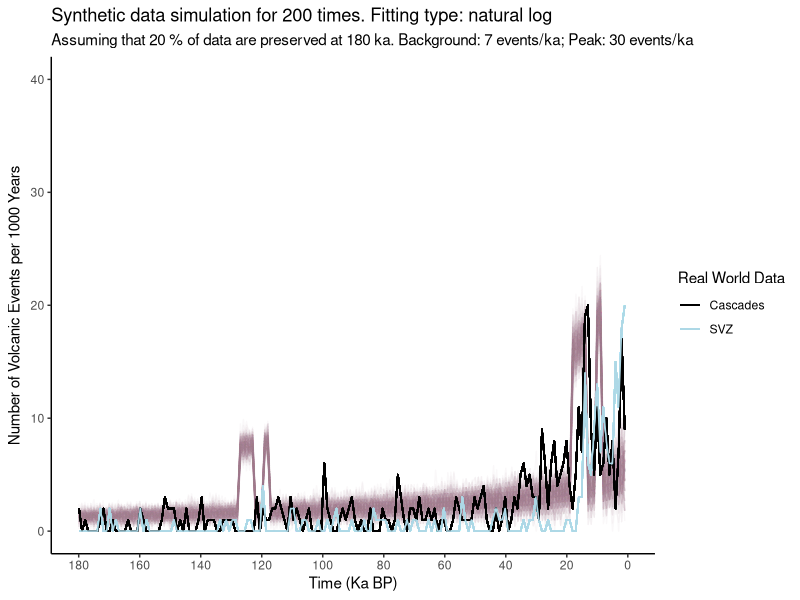

Source code (R):
## ---- chunk 1
knitr::opts_chunk$set(echo = FALSE, warning=FALSE, message=FALSE)

## ---- chunk 2
synthetic_gen <- function(background, background_sd, peak, peak_sd, ar_uncertainty, degla1_begin, degla1_end, degla2_begin, degla2_end, small, gap){
  
  bg <- background
  pk <- peak
  bgsd <- background_sd
  pksd <- peak_sd
  t1 <- degla1_begin
  t2 <- degla1_end
  t3 <- degla2_begin
  t4 <- degla2_end
  gap <- as.integer(gap)
  
  library(ggplot2)
  
  # Initiating a new data.frame for the synthetic data
  syn <- data.frame(ka = c(1:180))
  syn$yearsBP <- NA
  for (i in 1:nrow(syn)){
    syn$yearsBP[i] <- syn$ka[i] * 1000
  }
  
  # Generating the synthetic data
  # method:
  # 1) Background noise = 5 +/- 4;
  #    The variation is based on the normal distribution
  #    using rnorm(1, mean=5, sd=2) function with as.integer()function
  #    which is: as.integer(rnorm(1, mean=5, sd=2))
  # 2) Peaks at interglacial periods:
  #    when ka -> (14, 18) OR (123, 127)
  # 3) Data at peaks = 30 +/- 5
  #    which is: as.integer(rnorm(1, mean=30, sd=2.5))
  syn$events <- NA
  
  if(small==1){
      for (i in 1:nrow(syn)){
        if(isTRUE(i>=t4 && i<=t3) || isTRUE(i>=t2 && i<=t1)){
            syn$events[i] <- as.integer(rnorm(1, mean=pk, sd=pksd))
            if(syn$events[i] < 0){
              syn$events[i] <- 0
            }
        } else if(isTRUE(i>=(t4-gap) && i<=(t4-gap+1)) || isTRUE(i>=(t2-gap) && i<=(t2-gap+1))){
            syn$events[i] <- as.integer(rnorm(1, mean=pk, sd=pksd))
            if(syn$events[i] < 0){
              syn$events[i] <- 0
            }
        } else {
            syn$events[i] <- as.integer(rnorm(1, mean=bg, sd=bgsd))
            if(syn$events[i] < 0){
              syn$events[i] <- 0
            }
        }
    }
  } else {
    for (i in 1:nrow(syn)){
        if(isTRUE(i>=t4 && i<=t3) || isTRUE(i>=t2 && i<=t1)){
            syn$events[i] <- as.integer(rnorm(1, mean=pk, sd=2.5))
            if(syn$events[i] < 0){
              syn$events[i] <- 0
            }
        } else {
            syn$events[i] <- as.integer(rnorm(1, mean=bg, sd=2))
            if(syn$events[i] < 0){
              syn$events[i] <- 0
            }
        }
    }
  }
  
  # generating temporal uncertainty up to 10% for Argon dating
  for (i in 2:(nrow(syn)-1)){
    x <- runif(1,0,1)
    if(x < ar_uncertainty/2){
      syn$events[i-1] <- syn$events[i-1] * (1 + ar_uncertainty/2)
      syn$events[i] <-  syn$events[i] * (1 - ar_uncertainty/2)
      if(syn$events[i] < 0){
        syn$events[i] <- 0
      }
    } else if (x > (1 - ar_uncertainty/2)) {
      syn$events[i] <- syn$events[i] * (1 + ar_uncertainty/2)
      syn$events[i+1] <-  syn$events[i+1] * (1 - ar_uncertainty/2)
      if(syn$events[i+1] < 0){
        syn$events[i+1] <- 0
      }
    }
  }
  
  
  # plot to see the synthetic data
  
  plot <- ggplot()+
    geom_line(data=syn, aes(x=syn$ka, y=syn$events))+
    scale_x_reverse(limits = c(180, 0),breaks = scales::pretty_breaks(n = 18)) +
    ggtitle("Synthetic data") +
    theme(panel.grid.major = element_blank(), panel.grid.minor = element_blank(),
          panel.background = element_blank(), axis.line = element_line(colour = "black"))+
    labs(y = "Events",
         x = "Ka")
  
  plot
  
  return(syn)
}

## ---- chunk 3
mc_syn <- function(type, p, run, background, background_sd, peak, peak_sd, ar_uncertainty, degla1_begin, degla1_end, degla2_begin, degla2_end, small, gap, plot){
  
  require(stringdist)
  
  #df <- syn
  #p <- 0.1
  #run <- 100
  
  
  bg <- background
  pk <- peak
  bgsd <- background_sd
  pksd <- peak_sd
  t1 <- degla1_begin
  t2 <- degla1_end
  t3 <- degla2_begin
  t4 <- degla2_end
  #type <-"linear"
  cascades<-read.csv(file="realData/cascades_simp.csv", header=TRUE, sep=",")
  svz<-read.csv(file="realData/svz_simp.csv", header=TRUE, sep=",")
  
  # Initiating the output data frame
  output <- data.frame(ka = c(1:180))
  
  if(type %in% "linear"){
    
    for(mc in 1:run){
      # generate a new synthetic dataset
      df <- synthetic_gen(bg, bgsd, pk, pksd, ar_uncertainty, t1, t2, t3, t4, small, gap)
      
      # calculate the number of events preserved in each time period
      output$nextrun <- NA
      df$prob <- NA
      
      # In the linear case, the fitting curve y = kx + b passes through (0,1) and (180, p)
      # Therefore:
      # b = 1 and 180k + 1 = p
      # solve: k = (p-1)/180
      # And the curve is: y = (p-1) * x / 180 + 1 where y is the prob and x is ka
      # And the number of preserved events is y * df$events[i]
      
      for (i in 1:nrow(output)){
        df$prob[i] <- (p-1) * df$ka[i] / 180 + 1
        output$nextrun[i] <- ((p-1) * output$ka[i] / 180 + 1) * df$events[i]
      }

      
      # set the column name
      names(output)[mc+1] <- paste("Simu",toString(mc), sep = " ", collapse = NULL)

    }
    # plot
    
    if(plot==0){
        maint <- paste("Synthetic data simulation for", toString(run), "times. Fitting type:", type)
        subt <- paste("Assuming that", toString(p*100), "% of data are preserved at 180 ka. Background:", toString(bg), "events/ka; Peak:", toString(pk), "events/ka")
        last <- run + 1
        plot <- ggplot()
        for(i in 2:last){
              gg.data <- data.frame(Time=output[,1], Events=output[,i])
              plot<- plot+
              geom_line(data=gg.data, aes(x=Time, y=Events),size = 0.5, colour="#A67C94", alpha = 0.05) 
            }
    
        plot <- plot + scale_x_reverse(limits = c(180, 0.1),breaks = scales::pretty_breaks(n = 9)) +
        ggtitle(maint, subt) +
        theme(panel.grid.major = element_blank(), panel.grid.minor = element_blank(),
            panel.background = element_blank(), axis.line = element_line(colour = "black"))+
        scale_y_continuous(name = expression("Number of Volcanic Events per 1000 Years"), limits = c(0, 40))+
        labs(y = "Counts",
            x = "Time (Ka BP)",
            colour = "Parameter")
        print(plot)
    } else {
        maint <- paste("Synthetic data simulation for", toString(run), "times. Fitting type:", type)
        subt <- paste("Assuming that", toString(p*100), "% of data are preserved at 180 ka. Background:", toString(bg), "events/ka; Peak:", toString(pk), "events/ka")
        last <- run + 1
        plot <- ggplot()
        for(i in 2:last){
              gg.data <- data.frame(Time=output[,1], Events=output[,i])
              plot<- plot+
              geom_line(data=gg.data, aes(x=Time, y=Events),size = 0.5, colour="#A67C94", alpha = 0.05)+
              geom_freqpoly(data=cascades, aes(x=ka, colour="Cascades"), bins=180)+
              geom_freqpoly(data=svz, aes(x=ka, colour="SVZ"), bins=180)+
              scale_colour_manual(values = c(
                'Cascades' = 'black',
                'SVZ' = 'light blue'))
            }
    
        plot <- plot + scale_x_reverse(limits = c(180, 0.1),breaks = scales::pretty_breaks(n = 9)) +
        ggtitle(maint, subt) +
        theme(panel.grid.major = element_blank(), panel.grid.minor = element_blank(),
            panel.background = element_blank(), axis.line = element_line(colour = "black"),
            legend.key = element_rect(colour = "white", fill = NA))+
        scale_y_continuous(name = expression("Number of Volcanic Events per 1000 Years"), limits = c(0, 40))+
        labs(y = "Counts",
            x = "Time (Ka BP)",
            colour = "Real World Data")
        print(plot)
          
        }

    
    # return data
    return(output)
    
  } else if (type %in% "inverse"){
    for(mc in 1:run){
      # generate a new synthetic dataset
      df <- synthetic_gen(bg, bgsd, pk, pksd, ar_uncertainty, t1, t2, t3, t4, small, gap)
      
      # calculate the number of events preserved in each time period
      output$nextrun <- NA
      df$prob <- NA
      
      # In the linear case, the fitting curve y = k/(x + b) passes through (0,1) and (180, p)
      # Therefore:
      # b = -k and k/(180 + k) = p
      # solve: k = 180*p/(1 - p)
      # And the curve is: y = (180 * p / (1 - p))/ (x + (180 * p / (1 - p)))
      # where y is the prob and x is ka
      # And the number of preserved events is y * df$events[i]
      
      for (i in 1:nrow(output)){
        df$prob[i] <- (180 * p / (1 - p))/ (df$ka[i] + (180 * p / (1 - p)))
        output$nextrun[i] <- df$prob[i] * df$events[i]
      }
      
      
      # set the column name
      names(output)[mc+1] <- paste("Simu",toString(mc), sep = " ", collapse = NULL)
      
    }
    
    # plot
    if(plot==0){
       maint <- paste("Synthetic data simulation for", toString(run), "times. Fitting type:", type, "proportional")
      subt <- paste("Assuming that", toString(p*100), "% of data are preserved at 180 ka. Background:", toString(bg), "events/ka; Peak:", toString(pk), "events/ka")
      last <- run + 1
      plot <- ggplot()
      for(i in 2:last){
        gg.data <- data.frame(Time=output[,1], Events=output[,i])
        plot<- plot+
          geom_line(data=gg.data, aes(x=Time, y=Events),size = 0.5, colour="#A67C94", alpha = 0.05) 
      }
    
      plot <- plot + scale_x_reverse(limits = c(180, 0.1),breaks = scales::pretty_breaks(n = 9)) +
        ggtitle(maint, subt) +
        theme(panel.grid.major = element_blank(), panel.grid.minor = element_blank(),
              panel.background = element_blank(), axis.line = element_line(colour = "black"),
              legend.key = element_rect(colour = "white", fill = NA))+
        scale_y_continuous(name = expression("Number of Volcanic Events per 1000 Years"), limits = c(0, 40))+
        labs(y = "Counts",
            x = "Time (Ka BP)",
            colour = "Parameter")
      print(plot)
    } else {
       maint <- paste("Synthetic data simulation for", toString(run), "times. Fitting type:", type, "proportional")
      subt <- paste("Assuming that", toString(p*100), "% of data are preserved at 180 ka. Background:", toString(bg), "events/ka; Peak:", toString(pk), "events/ka")
      last <- run + 1
      plot <- ggplot()
      for(i in 2:last){
        gg.data <- data.frame(Time=output[,1], Events=output[,i])
        plot<- plot+
          geom_line(data=gg.data, aes(x=Time, y=Events),size = 0.5, colour="#A67C94", alpha = 0.05)+
          geom_freqpoly(data=cascades, aes(x=ka, colour="Cascades"), bins=180)+
          geom_freqpoly(data=svz, aes(x=ka, colour="SVZ"), bins=180)+
          scale_colour_manual(values = c(
            'Cascades' = 'black',
            'SVZ' = 'light blue'))
      }
    
      plot <- plot + scale_x_reverse(limits = c(180, 0.1),breaks = scales::pretty_breaks(n = 9)) +
        ggtitle(maint, subt) +
        theme(panel.grid.major = element_blank(), panel.grid.minor = element_blank(),
              panel.background = element_blank(), axis.line = element_line(colour = "black"),
              legend.key = element_rect(colour = "white", fill = NA))+
        scale_y_continuous(name = expression("Number of Volcanic Events per 1000 Years"), limits = c(0, 40))+
        labs(y = "Counts",
            x = "Time (Ka BP)",
            colour = "Real World Data")
      print(plot)
    }

  } else if (type %in% "log"){
    
    # for convenience in natural log calculation, we use probability of DROPPING instead of KEEPING
    # so we need to initiating a new var called p1
    
    p1 <- 1 - p
    
    for(mc in 1:run){
      # generate a new synthetic dataset
      df <- synthetic_gen(bg, bgsd, pk, pksd, ar_uncertainty, t1, t2, t3, t4, small, gap)
      
      # calculate the number of events preserved in each time period
      output$nextrun <- NA
      df$prob <- NA
      
      # In the natural log case, the fitting curve y = ln(x+b)/k passes through (0,1) and (180, p1)
      # detailed calculation could be found on the github folder named naturalLog.png
      # And the curve is: y = ln(x+1)/(5.198/p1)
      # And the number of preserved events is (1-y) * df$events[i]
      
      for (i in 1:nrow(output)){
        df$prob[i] <- 1- (log(df$ka[i] + 1) / (5.198 / p1))
        output$nextrun[i] <- df$prob[i] * df$events[i]
      }
      
      
      # set the column name
      names(output)[mc+1] <- paste("Simu",toString(mc), sep = " ", collapse = NULL)
      
    }
    # plot
    
    if(plot==0){
          maint <- paste("Synthetic data simulation for", toString(run), "times. Fitting type: natural", type)
          subt <- paste("Assuming that", toString(p*100), "% of data are preserved at 180 ka. Background:", toString(bg), "events/ka; Peak:", toString(pk), "events/ka")
          last <- run + 1
          plot <- ggplot()
          for(i in 2:last){
              gg.data <- data.frame(Time=output[,1], Events=output[,i])
              plot<- plot+
              geom_line(data=gg.data, aes(x=Time, y=Events),size = 0.5, colour="#A67C94", alpha = 0.05) 
            }
    
          plot <- plot + scale_x_reverse(limits = c(180, 0.1),breaks = scales::pretty_breaks(n = 9)) +
          ggtitle(maint, subt) +
          theme(panel.grid.major = element_blank(), panel.grid.minor = element_blank(),
              panel.background = element_blank(), axis.line = element_line(colour = "black"))+
              scale_y_continuous(name = expression("Number of Volcanic Events per 1000 Years"), limits = c(0, 40))+
              labs(y = "Counts",
                   x = "Time (Ka BP)",
                  colour = "Parameter")
          print(plot)
    } else {
          maint <- paste("Synthetic data simulation for", toString(run), "times. Fitting type: natural", type)
          subt <- paste("Assuming that", toString(p*100), "% of data are preserved at 180 ka. Background:", toString(bg), "events/ka; Peak:", toString(pk), "events/ka")
          last <- run + 1
          plot <- ggplot()
          for(i in 2:last){
              gg.data <- data.frame(Time=output[,1], Events=output[,i])
              plot<- plot+
              geom_line(data=gg.data, aes(x=Time, y=Events),size = 0.5, colour="#A67C94", alpha = 0.05)+
              geom_freqpoly(data=cascades, aes(x=ka, colour="Cascades"), bins=180)+
              geom_freqpoly(data=svz, aes(x=ka, colour="SVZ"), bins=180)+
              scale_colour_manual(values = c(
                'Cascades' = 'black',
                'SVZ' = 'light blue'))
            }
    
          plot <- plot + scale_x_reverse(limits = c(180, 0.1),breaks = scales::pretty_breaks(n = 9)) +
          ggtitle(maint, subt) +
          theme(panel.grid.major = element_blank(), panel.grid.minor = element_blank(),
              panel.background = element_blank(), axis.line = element_line(colour = "black"),
              legend.key = element_rect(colour = "white", fill = NA))+
              scale_y_continuous(name = expression("Number of Volcanic Events per 1000 Years"), limits = c(0, 40))+
              labs(y = "Counts",
                   x = "Time (Ka BP)",
                  colour = "Real World Data")
          print(plot)
    }

    
    # return data
    return(output)
    
  } else {
    error <- "Fitting curve options: linear, log or inverse"
    print(error)
    return(NA)
  }
  
  
}
## ---- chunk 4
setwd("~/Documents/github/synthetic_svz")
# Set the working directory to one level above the folder containing real world data csv files

result <- mc_syn("log", 0.2, 200, 7, 2, 30, 2.5, 0.1, 127, 123, 18, 14, 1, 5, 1)
